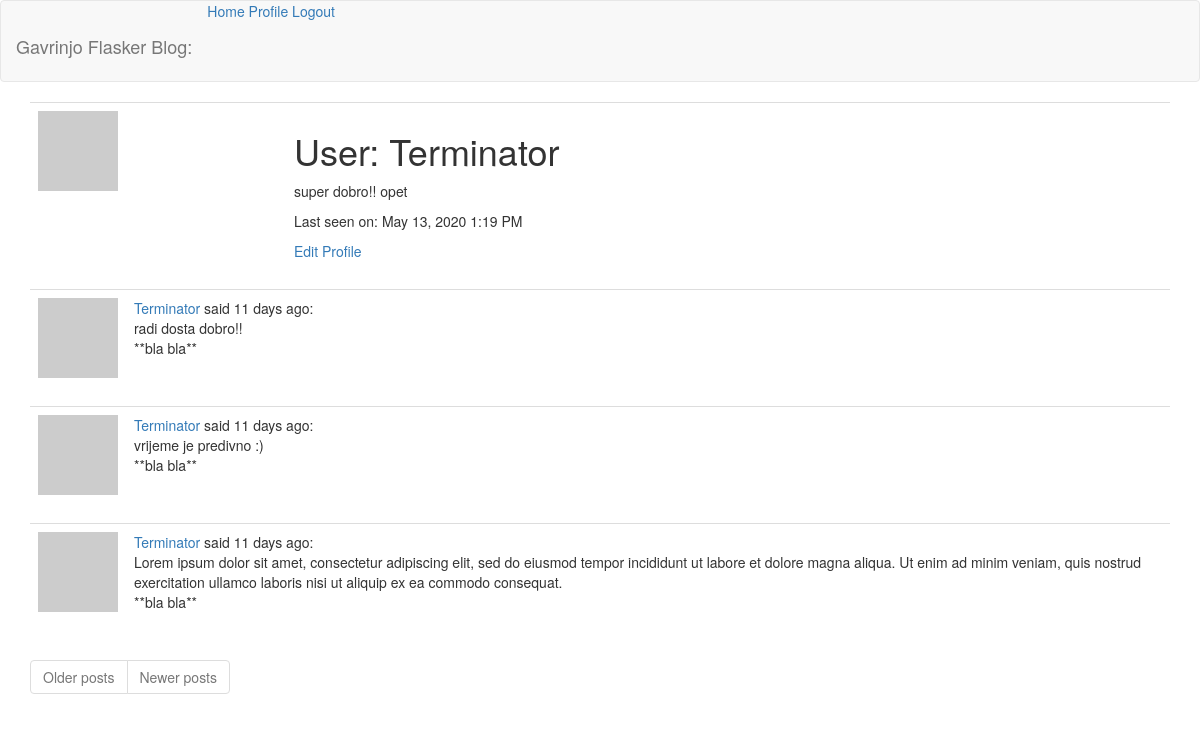
The app's page /user/Terminator (signed in) with its own data.
### app/models.py (models this page shows, shortened)
class User(UserMixin, db.Model):
    id = db.Column(db.Integer, primary_key=True)
    username = db.Column(db.String(64), index=True, unique=True)
    email = db.Column(db.String(120), index=True, unique=True)
    password_hash = db.Column(db.String(128))
    about_me = db.Column(db.String(140))
    last_seen = db.Column(db.DateTime, default=datetime.utcnow)
    post = db.relationship("Post", backref="author", lazy="dynamic")
    def avatar(self, size):
        digest = md5(self.email.lower().encode("utf-8")).hexdigest()
        return f"https://www.gravatar.com/avatar/{digest}?d=identicon&r=x&s={size}"

class Post(db.Model):
    id = db.Column(db.Integer, primary_key=True)
    body = db.Column(db.String(140))
    timestamp = db.Column(db.DateTime, index=True, default=datetime.utcnow)
    user_id = db.Column(db.Integer, db.ForeignKey("user.id"))

### app/main/routes.py (the view)
@bp.route("/user/<username>")
@login_required
def user(username):
    user = User.query.filter_by(username=username).first_or_404()
    posts = user.post.order_by(Post.timestamp.desc()).all()
    return render_template("user.html", title=user.username, user=user, posts=posts)

### app/main/routes.py (called while the page is built)
@bp.before_request
def before_request():
    if current_user.is_authenticated:
        current_user.last_seen = datetime.utcnow()
        db.session.commit()

### app/models.py (called while the page is built)
@login.user_loader
def load_user(id):
    return User.query.get(int(id))

### app/templates/user.html
{% extends 'base.html' %}
{% block app_content %}
    <table class="table table-hover">
        <tr>
            <td width="256px"><img src="{{ user.avatar(128) }}"></td>
            <td>
                <h1>User: {{ user.username }}</h1>
                {% if user.about_me %}<p>{{ user.about_me }}</p>{% endif %}
                {% if user.last_seen %}<p>Last seen on: {{ moment(user.last_seen).format("LLL") }}</p>{% endif %}
                {% if user == current_user %}
                <a href="{{ url_for('main.edit_profile') }}">Edit Profile</a>
                {% endif %}
            </td>
        </tr>
    </table>
    {% for post in posts %}
        {% include "_post.html" %}
    {% endfor %}
    <nav aria-label="Page navigation example">
        <ul class="justify-content-center pagination">
            <li class="page-item{% if not next_url %} disabled {% endif %}">
                <a class="page-link" href="{{ next_url or '#' }}" tabindex="-1">Older posts</a>
            </li>
            <li class="page-item{% if not prev_url %} disabled {% endif %}">
                <a class="page-link" href="{{ prev_url or '#' }}" tabindex="-1">Newer posts</a>
            </li>
        </ul>
    </nav>
{% endblock app_content %}

### app/templates/base.html (shortened to what this page needs)
<!DOCTYPE html>
<html lang="en">
<head>
    <link href="https://stackpath.bootstrapcdn.com/bootstrap/3.3.7/css/bootstrap.min.css" rel="stylesheet">
    <link href="https://cdn.jsdelivr.net/npm/summernote@0.8.16/dist/summernote.min.css" rel="stylesheet">
</head>
<body>
    <nav class="navbar navbar-default">
        <span class="navbar-brand mb-0 h1">Gavrinjo Flasker Blog:</span>
        <a href="{{ url_for('main.index') }}">Home</a>
        {% if current_user.is_anonymous %}
        <a href="{{ url_for('auth.login') }}">Login</a>
        {% else %}
        <a href="{{ url_for('main.user', username=current_user.username) }}">Profile</a>
        <a href="{{ url_for('auth.logout') }}">Logout</a>
        {% endif %}
    </nav>
    <div class="container">
        {% block app_content %} {% endblock app_content %}
    </div>
</body>
</html>

### app/templates/_post.html
    <table class="table table-hover">
        <tr>
            <td width="70px">
                <a href="{{ url_for('main.user', username=post.author.username) }}">
                    <img src="{{ post.author.avatar(64) }}">
                </a>
            </td>
            <td>
                <span class="user_popup">
                    <a href="{{ url_for('main.user', username=post.author.username) }}">
                        {{ post.author.username }}
                    </a>
                </span>
                said {{ moment(post.timestamp).fromNow() }}:
                <br>
                <span id="post{{ post.id }}">{{ post.body|safe }}</span>
                <div class="tip" markdown="1">**bla bla**</div>
            </td>
        </tr>
    </table>

### records on screen
User: username "Terminator", about_me "super dobro!! opet", last_seen "May 13, 2020 1:19 PM"
Post: author.username "Terminator", timestamp "11 days ago", body "radi dosta dobro!!"
Post: author.username "Terminator", timestamp "11 days ago", body "vrijeme je predivno :)"
Post: author.username "Terminator", timestamp "11 days ago", body "Lorem ipsum dolor sit amet, consectetur adipiscing elit, sed do eiusmod tempor incididunt ut labore et dolore magna aliqua. Ut enim ad minim veniam, quis nostrud exercitation ullamco laboris nisi ut aliquip ex ea commodo consequat."
